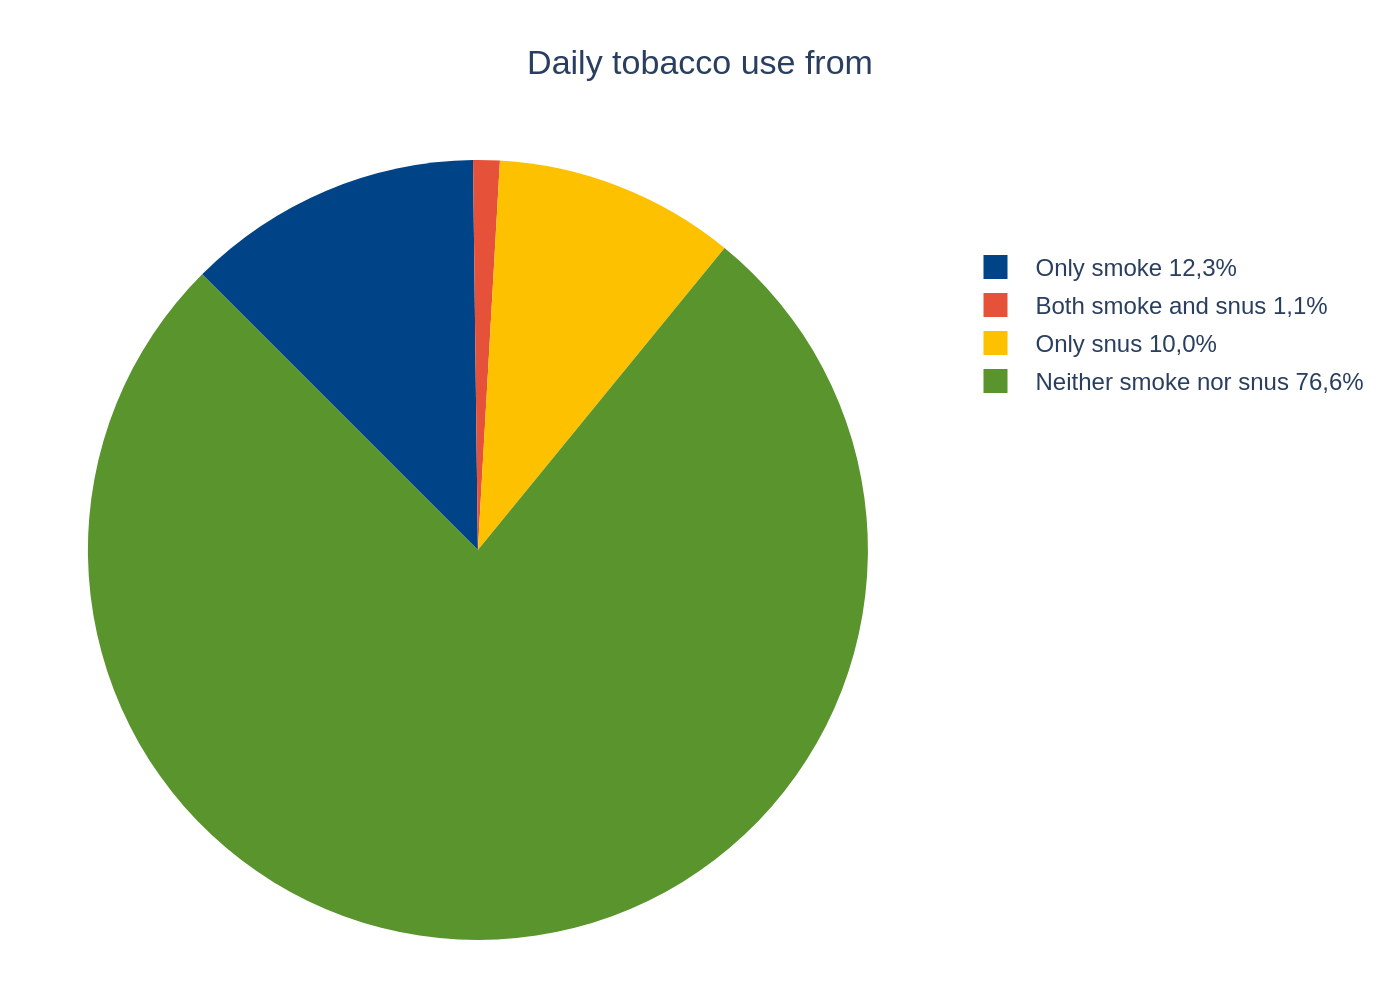

This chart was generated by the following Python code:
import sys
import json
import os
import plotly.graph_objects as go

if len(sys.argv) != 2:
    print(f"Usage: {os.path.basename(sys.argv[0])} <json_file_path>")
    sys.exit(1)

json_path = sys.argv[1]

if not os.path.exists(json_path):
    print(f"Error: File not found at {json_path}")
    sys.exit(1)

try:
    with open(json_path, 'r', encoding='utf-8') as f:
        chart_info = json.load(f)
except json.JSONDecodeError:
    print(f"Error: Invalid JSON file at {json_path}")
    sys.exit(1)

data = chart_info.get('chart_data', [])
texts = chart_info.get('texts', {})
colors = chart_info.get('colors', [])

values = [item.get('value') for item in data]
# Create custom labels for the legend, formatted as in the original image (e.g., "Category 12,3%")
legend_labels = [f"{item.get('category')} {str(item.get('value')).replace('.', ',')}%" for item in data]

fig = go.Figure()

fig.add_trace(go.Pie(
    labels=legend_labels,
    values=values,
    marker=dict(colors=colors),
    hoverinfo='label',
    textinfo='none',
    sort=False,
    direction='clockwise',
    rotation=-45,  # Sets start angle to approximate original chart
    domain=dict(x=[0, 0.7]) # Reserve space on the right for the legend
))

fig.update_layout(
    title=dict(
        text=texts.get('title'),
        x=0.5,
        y=0.95,
        xanchor='center',
        yanchor='top'
    ),
    legend=dict(
        orientation="v",
        yanchor="top",
        y=0.9,
        xanchor="left",
        x=0.75,
        traceorder="normal",
        bgcolor='rgba(0,0,0,0)' # Transparent background
    ),
    font=dict(
        family="Arial",
        size=12
    ),
    margin=dict(t=80, b=30, l=30, r=30),
    showlegend=True
)

base_name = os.path.splitext(os.path.basename(json_path))[0]
output_filename = f"{base_name}.png"

fig.write_image(output_filename, scale=2)

print(f"Chart saved as {output_filename}")
